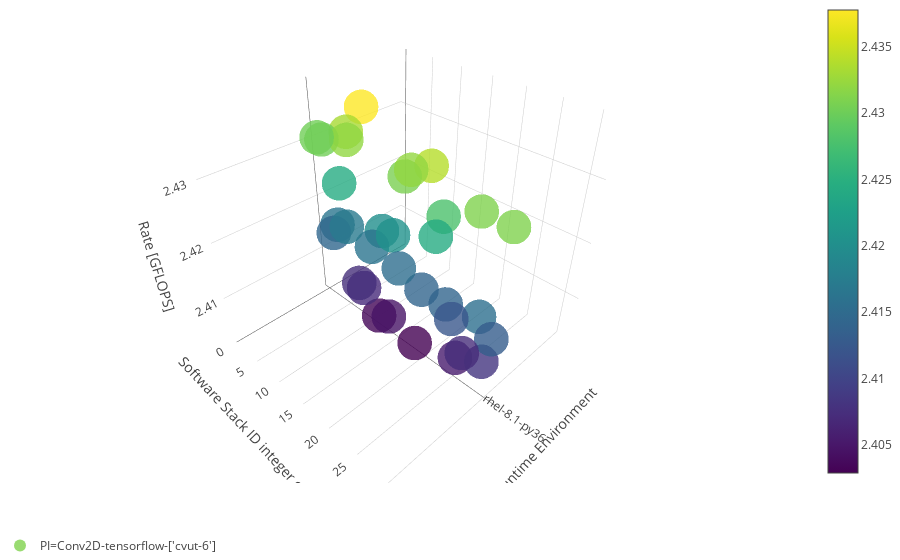

The cell this chart's notebook holds for it:
### Code cell
inspection.create_inspection_3d_plot(plot_df=plot_df, quantity="rate", identifiers_inspections=IDENTIFIERS_INSPECTION)

### Figure 1 — Plotly figure (JSON) as saved in the notebook; plotly's stock layout.template omitted (floating-point values rounded to 4 significant figures)
{"data": [{"hoverinfo": "text", "hovertext": ["absl-py==0.6.0pypi-org<br>astor==0.6.1pypi-org<br>gast==0.2.1pypi-org<br>grpcio==1.23.0pypi-org<br>h5py==2.7.0pypi-org<br>keras-applications==1.0.7pypi-org<br>keras-preprocessing==1.0.9pypi-org<br>markdown==2.6.8pypi-org<br>numpy==1.14.4pypi-org<br>protobuf==3.7.1pypi-org<br>setuptools==40.4.2pypi-org<br>six==1.11.0pypi-org<br>tensorboard==1.12.2pypi-org<br>tensorflow==1.12.2pypi-org<br>termcolor==1.1.0pypi-org<br>werkzeug==0.15.2pypi-org<br>wheel==0.32.2pypi-org", "absl-py==0.1.13pypi-org<br>astor==0.6.2pypi-org<br>gast==0.2.2pypi-org<br>grpcio==1.20.0pypi-org<br>h5py==2.9.0pypi-org<br>keras-applications==1.0.8pypi-org<br>keras-preprocessing==1.0.5pypi-org<br>numpy==1.16.2pypi-org<br>protobuf==3.8.0pypi-org<br>setuptools==25.1.3pypi-org<br>six==1.12.0pypi-org<br>tensorflow==1.13.1pypi-org<br>termcolor==1.1.0pypi-org<br>wheel==0.33.1pypi-org<br>mock==2.0.0pypi-org<br>pbr==3.1.0pypi-org<br>tensorflow-estimator==1.13.0pypi-org", "absl-py==0.1.13pypi-org<br>astor==0.6.1pypi-org<br>gast==0.3.0pypi-org<br>grpcio==1.20.0pypi-org<br>h5py==2.6.0pypi-org<br>keras-applications==1.0.7pypi-org<br>keras-preprocessing==1.0.5pypi-org<br>numpy==1.16.2pypi-org<br>protobuf==3.8.0pypi-org<br>setuptools==41.2.0pypi-org<br>six==1.12.0pypi-org<br>tensorflow==1.13.1pypi-org<br>termcolor==1.1.0pypi-org<br>wheel==0.33.5pypi-org<br>mock==2.0.0pypi-org<br>pbr==3.1.0pypi-org<br>tensorflow-estimator==1.13.0pypi-org", "numpy==1.17.2pypi-org<br>protobuf==3.5.2.post1pypi-org<br>setuptools==21.0.0pypi-org<br>six==1.10.0pypi-org<br>tensorflow==1.1.0pypi-org<br>werkzeug==0.15.5pypi-org<br>wheel==0.32.3pypi-org", "absl-py==0.2.0pypi-org<br>astor==0.6.1pypi-org<br>gast==0.2.1.post1pypi-org<br>grpcio==1.12.0pypi-org<br>markdown==2.6.9pypi-org<br>numpy==1.14.5pypi-org<br>protobuf==3.7.0pypi-org<br>setuptools==27.3.1pypi-org<br>six==1.11.0pypi-org<br>tensorboard==1.10.0pypi-org<br>tensorflow==1.10.0pypi-org<br>termcolor==1.1.0pypi-org<br>werkzeug==0.11.13pypi-org<br>wheel==0.32.3pypi-org", "numpy==1.17.3pypi-org<br>protobuf==3.4.0pypi-org<br>setuptools==28.1.0pypi-org<br>six==1.10.0pypi-org<br>tensorflow==1.0.0pypi-org<br>wheel==0.33.6pypi-org", "absl-py==0.8.1pypi-org<br>astor==0.7.1pypi-org<br>gast==0.2.1.post0pypi-org<br>grpcio==1.22.1pypi-org<br>markdown==3.0pypi-org<br>numpy==1.14.4pypi-org<br>protobuf==3.6.0pypi-org<br>setuptools==37.0.0pypi-org<br>six==1.10.0pypi-org<br>tensorboard==1.11.0pypi-org<br>tensorflow==1.6.0pypi-org<br>werkzeug==0.14pypi-org<br>wheel==0.31.0pypi-org", "numpy==1.16.0pypi-org<br>protobuf==3.9.1pypi-org<br>setuptools==30.3.0pypi-org<br>six==1.11.0pypi-org<br>tensorflow==1.0.1pypi-org<br>wheel==0.30.0pypi-org", "absl-py==0.1.13pypi-org<br>astor==0.6pypi-org<br>gast==0.2.1.post0pypi-org<br>grpcio==1.24.0pypi-org<br>markdown==2.6.8pypi-org<br>numpy==1.14.4pypi-org<br>protobuf==3.6.0pypi-org<br>setuptools==37.0.0pypi-org<br>six==1.12.0pypi-org<br>tensorboard==1.11.0pypi-org<br>tensorflow==1.6.0pypi-org<br>termcolor==1.1.0pypi-org<br>werkzeug==0.16.0pypi-org<br>wheel==0.31.0pypi-org", "absl-py==0.7.1pypi-org<br>astor==0.7.0pypi-org<br>gast==0.2.1.post1pypi-org<br>grpcio==1.22.0pypi-org<br>markdown==3.0pypi-org<br>numpy==1.14.2pypi-org<br>protobuf==3.6.1pypi-org<br>setuptools==32.1.0pypi-org<br>six==1.10.0pypi-org<br>tensorboard==1.10.0pypi-org<br>tensorflow==1.10.1pypi-org<br>termcolor==1.1.0pypi-org<br>werkzeug==0.11.12pypi-org<br>wheel==0.30.0pypi-org", "absl-py==0.6.1pypi-org<br>astor==0.6.1pypi-org<br>gast==0.2.1.post0pypi-org<br>grpcio==1.23.0pypi-org<br>h5py==2.8.0pypi-org<br>keras-applications==1.0.7pypi-org<br>keras-preprocessing==1.0.9pypi-org<br>markdown==2.6.8pypi-org<br>numpy==1.16.4pypi-org<br>protobuf==3.7.1pypi-org<br>setuptools==40.4.2pypi-org<br>six==1.11.0pypi-org<br>tensorboard==1.12.2pypi-org<br>tensorflow==1.12.2pypi-org<br>termcolor==1.1.0pypi-org<br>werkzeug==0.12pypi-org<br>wheel==0.31.1pypi-org", "numpy==1.14.1pypi-org<br>protobuf==3.9.2pypi-org<br>setuptools==32.1.3pypi-org<br>six==1.12.0pypi-org<br>tensorflow==1.0.0pypi-org<br>wheel==0.28.0pypi-org", "numpy==1.16.0pypi-org<br>protobuf==3.5.2.post1pypi-org<br>setuptools==38.0.0pypi-org<br>six==1.10.0pypi-org<br>tensorflow==1.0.0pypi-org<br>wheel==0.33.6pypi-org", "numpy==1.12.1pypi-org<br>protobuf==3.6.1pypi-org<br>setuptools==25.1.3pypi-org<br>six==1.11.0pypi-org<br>tensorflow==1.0.1pypi-org<br>wheel==0.29.0pypi-org", "numpy==1.17.2pypi-org<br>protobuf==3.6.1pypi-org<br>setuptools==39.1.0pypi-org<br>six==1.12.0pypi-org<br>tensorflow==0.12.1pypi-org<br>wheel==0.33.1pypi-org", "numpy==1.15.2pypi-org<br>protobuf==3.9.2pypi-org<br>setuptools==32.1.3pypi-org<br>six==1.12.0pypi-org<br>tensorflow==1.0.0pypi-org<br>wheel==0.28.0pypi-org", "absl-py==0.1.11pypi-org<br>astor==0.6pypi-org<br>gast==0.2.1.post1pypi-org<br>grpcio==1.22.1pypi-org<br>h5py==2.7.1pypi-org<br>keras-applications==1.0.7pypi-org<br>keras-preprocessing==1.0.5pypi-org<br>markdown==2.6.8pypi-org<br>numpy==1.14.5pypi-org<br>protobuf==3.9.1pypi-org<br>setuptools==23.1.0pypi-org<br>six==1.10.0pypi-org<br>tensorboard==1.12.0pypi-org<br>tensorflow==1.12.2pypi-org<br>termcolor==1.1.0pypi-org<br>werkzeug==0.11.14pypi-org<br>wheel==0.32.0pypi-org", "numpy==1.15.4pypi-org<br>protobuf==3.9.1pypi-org<br>setuptools==40.4.1pypi-org<br>six==1.10.0pypi-org<br>tensorflow==1.1.0pypi-org<br>werkzeug==0.11.10pypi-org<br>wheel==0.32.0pypi-org", "absl-py==0.7.1pypi-org<br>astor==0.7.1pypi-org<br>gast==0.2.1.post1pypi-org<br>grpcio==1.23.1pypi-org<br>h5py==2.8.0pypi-org<br>keras-applications==1.0.7pypi-org<br>keras-preprocessing==1.0.9pypi-org<br>markdown==3.0.1pypi-org<br>numpy==1.17.3pypi-org<br>protobuf==3.10.0pypi-org<br>setuptools==24.1.0pypi-org<br>six==1.10.0pypi-org<br>tensorboard==1.13.0pypi-org<br>tensorflow==1.13.1pypi-org<br>termcolor==1.1.0pypi-org<br>werkzeug==0.15.2pypi-org<br>wheel==0.31.1pypi-org<br>mock==3.0.3pypi-org<br>tensorflow-estimator==1.13.0pypi-org", "absl-py==0.7.0pypi-org<br>astor==0.6.2pypi-org<br>gast==0.3.1pypi-org<br>grpcio==1.11.0pypi-org<br>h5py==2.8.0pypi-org<br>keras-applications==1.0.7pypi-org<br>keras-preprocessing==1.0.5pypi-org<br>markdown==3.0pypi-org<br>numpy==1.15.2pypi-org<br>protobuf==3.9.1pypi-org<br>setuptools==20.3.1pypi-org<br>six==1.12.0pypi-org<br>tensorboard==1.13.1pypi-org<br>tensorflow==1.13.1pypi-org<br>termcolor==1.1.0pypi-org<br>werkzeug==0.12.1pypi-org<br>wheel==0.33.1pypi-org<br>mock==3.0.1pypi-org<br>tensorflow-estimator==1.13.0pypi-org", "absl-py==0.7.1pypi-org<br>astor==0.7.1pypi-org<br>gast==0.2.1.post0pypi-org<br>grpcio==1.11.0pypi-org<br>h5py==2.8.0pypi-org<br>keras-applications==1.0.7pypi-org<br>keras-preprocessing==1.0.9pypi-org<br>markdown==3.0.1pypi-org<br>numpy==1.17.3pypi-org<br>protobuf==3.10.0pypi-org<br>setuptools==40.4.1pypi-org<br>six==1.10.0pypi-org<br>tensorboard==1.13.0pypi-org<br>tensorflow==1.13.1pypi-org<br>termcolor==1.1.0pypi-org<br>werkzeug==0.15.2pypi-org<br>wheel==0.33.4pypi-org<br>mock==3.0.2pypi-org<br>tensorflow-estimator==1.13.0pypi-org", "numpy==1.15.3pypi-org<br>protobuf==3.9.0pypi-org<br>setuptools==40.1.1pypi-org<br>six==1.10.0pypi-org<br>tensorflow==1.0.1pypi-org<br>wheel==0.33.0pypi-org", "numpy==1.16.2pypi-org<br>protobuf==3.1.0pypi-org<br>setuptools==24.2.1pypi-org<br>six==1.10.0pypi-org<br>tensorflow==1.0.0pypi-org<br>wheel==0.30.0pypi-org", "absl-py==0.1.8pypi-org<br>astor==0.7.0pypi-org<br>gast==0.2.1pypi-org<br>grpcio==1.10.1pypi-org<br>markdown==3.0pypi-org<br>numpy==1.16.3pypi-org<br>protobuf==3.9.0pypi-org<br>setuptools==22.0.1pypi-org<br>six==1.10.0pypi-org<br>tensorboard==1.10.0pypi-org<br>tensorflow==1.6.0pypi-org<br>termcolor==1.1.0pypi-org<br>werkzeug==0.11.14pypi-org<br>wheel==0.26.0pypi-org", "numpy==1.16.0pypi-org<br>protobuf==3.9.1pypi-org<br>setuptools==38.1.0pypi-org<br>six==1.11.0pypi-org<br>tensorflow==1.0.1pypi-org<br>wheel==0.33.4pypi-org", "absl-py==0.5.0pypi-org<br>astor==0.7.1pypi-org<br>gast==0.2.1.post0pypi-org<br>grpcio==1.23.0pypi-org<br>markdown==3.0pypi-org<br>numpy==1.14.1pypi-org<br>protobuf==3.9.2pypi-org<br>setuptools==21.0.0pypi-org<br>six==1.12.0pypi-org<br>tensorboard==1.8.0pypi-org<br>tensorflow==1.9.0pypi-org<br>termcolor==1.1.0pypi-org<br>werkzeug==0.15.4pypi-org<br>wheel==0.28.0pypi-org<br>bleach==1.5.0pypi-org<br>html5lib==0.9999999pypi-org", "absl-py==0.1.7pypi-org<br>astor==0.6.2pypi-org<br>gast==0.2.2pypi-org<br>grpcio==1.8.6pypi-org<br>h5py==2.8.0pypi-org<br>keras-applications==1.0.7pypi-org<br>keras-preprocessing==1.0.5pypi-org<br>markdown==2.6.11pypi-org<br>numpy==1.14.5pypi-org<br>protobuf==3.9.2pypi-org<br>setuptools==22.0.5pypi-org<br>six==1.11.0pypi-org<br>tensorboard==1.12.0pypi-org<br>tensorflow==1.12.2pypi-org<br>termcolor==1.1.0pypi-org<br>werkzeug==0.12.2pypi-org<br>wheel==0.26.0pypi-org", "absl-py==0.1.6pypi-org<br>astor==0.7.0pypi-org<br>gast==0.2.1.post1pypi-org<br>grpcio==1.22.0pypi-org<br>markdown==3.0.1pypi-org<br>numpy==1.14.5pypi-org<br>protobuf==3.7.0pypi-org<br>setuptools==27.2.0pypi-org<br>six==1.11.0pypi-org<br>tensorboard==1.10.0pypi-org<br>tensorflow==1.10.1pypi-org<br>termcolor==1.1.0pypi-org<br>werkzeug==0.14pypi-org<br>wheel==0.30.0pypi-org", "absl-py==0.1.11pypi-org<br>astor==0.6pypi-org<br>gast==0.2.1.post1pypi-org<br>grpcio==1.22.1pypi-org<br>h5py==2.7.1pypi-org<br>keras-applications==1.0.7pypi-org<br>keras-preprocessing==1.0.5pypi-org<br>markdown==2.6.8pypi-org<br>numpy==1.14.5pypi-org<br>protobuf==3.9.1pypi-org<br>setuptools==23.1.0pypi-org<br>six==1.10.0pypi-org<br>tensorboard==1.12.0pypi-org<br>tensorflow==1.12.2pypi-org<br>termcolor==1.1.0pypi-org<br>werkzeug==0.11.14pypi-org<br>wheel==0.32.0pypi-org", "numpy==1.17.2pypi-org<br>protobuf==3.6.1pypi-org<br>setuptools==40.6.0pypi-org<br>six==1.12.0pypi-org<br>tensorflow==0.12.1pypi-org<br>wheel==0.33.1pypi-org", "absl-py==0.7.0pypi-org<br>astor==0.6.2pypi-org<br>gast==0.2.1.post1pypi-org<br>grpcio==1.11.0pypi-org<br>h5py==2.10.0pypi-org<br>keras-applications==1.0.7pypi-org<br>keras-preprocessing==1.0.5pypi-org<br>markdown==2.6.9pypi-org<br>numpy==1.15.2pypi-org<br>protobuf==3.9.1pypi-org<br>setuptools==20.3.1pypi-org<br>six==1.12.0pypi-org<br>tensorboard==1.13.1pypi-org<br>tensorflow==1.13.1pypi-org<br>termcolor==1.1.0pypi-org<br>werkzeug==0.12.1pypi-org<br>wheel==0.33.1pypi-org<br>mock==3.0.1pypi-org<br>tensorflow-estimator==1.13.0pypi-org", "absl-py==0.7.0pypi-org<br>astor==0.8.0pypi-org<br>gast==0.2.1pypi-org<br>grpcio==1.10.1pypi-org<br>markdown==3.0pypi-org<br>numpy==1.16.3pypi-org<br>protobuf==3.9.0pypi-org<br>setuptools==22.0.1pypi-org<br>six==1.12.0pypi-org<br>tensorboard==1.12.1pypi-org<br>tensorflow==1.6.0pypi-org<br>termcolor==1.1.0pypi-org<br>werkzeug==0.15.0pypi-org<br>wheel==0.26.0pypi-org", "numpy==1.17.2pypi-org<br>protobuf==3.5.2.post1pypi-org<br>setuptools==22.0.4pypi-org<br>six==1.10.0pypi-org<br>tensorflow==1.1.0pypi-org<br>werkzeug==0.15.5pypi-org<br>wheel==0.32.3pypi-org"], "marker": {"color": [2.431, 2.438, 2.434, 2.42, 2.406, 2.416, 2.403, 2.414, 2.403, 2.408, 2.431, 2.414, 2.416, 2.412, 2.424, 2.413, 2.433, 2.421, 2.432, 2.431, 2.43, 2.417, 2.415, 2.405, 2.414, 2.407, 2.428, 2.407, 2.432, 2.424, 2.43, 2.408, 2.417], "colorscale": "Viridis", "opacity": 0.8, "showscale": true, "size": 12}, "mode": "markers", "name": "PI=Conv2D-tensorflow-['cvut-6']", "type": "scatter3d", "uid": "551c094b-e636-4587-b96d-2460c7391bef", "x": ["rhel-8.1-py36", "rhel-8.1-py36", "rhel-8.1-py36", "rhel-8.1-py36", "rhel-8.1-py36", "rhel-8.1-py36", "rhel-8.1-py36", "rhel-8.1-py36", "rhel-8.1-py36", "rhel-8.1-py36", "rhel-8.1-py36", "rhel-8.1-py36", "rhel-8.1-py36", "rhel-8.1-py36", "rhel-8.1-py36", "rhel-8.1-py36", "rhel-8.1-py36", "rhel-8.1-py36", "rhel-8.1-py36", "rhel-8.1-py36", "rhel-8.1-py36", "rhel-8.1-py36", "rhel-8.1-py36", "rhel-8.1-py36", "rhel-8.1-py36", "rhel-8.1-py36", "rhel-8.1-py36", "rhel-8.1-py36", "rhel-8.1-py36", "rhel-8.1-py36", "rhel-8.1-py36", "rhel-8.1-py36", "rhel-8.1-py36"], "y": [31, 9, 20, 12, 25, 28, 18, 23, 11, 29, 16, 19, 10, 24, 4, 30, 6, 14, 17, 27, 1, 3, 15, 13, 2, 26, 22, 8, 6, 21, 0, 7, 5], "z": [2.431, 2.438, 2.434, 2.42, 2.406, 2.416, 2.403, 2.414, 2.403, 2.408, 2.431, 2.414, 2.416, 2.412, 2.424, 2.413, 2.433, 2.421, 2.432, 2.431, 2.43, 2.417, 2.415, 2.405, 2.414, 2.407, 2.428, 2.407, 2.432, 2.424, 2.43, 2.408, 2.417]}], "layout": {"legend": {"orientation": "h"}, "margin": {"b": 0, "l": 0, "r": 0, "t": 0}, "scene": {"xaxis": {"title": {"text": "Runtime Environment"}}, "yaxis": {"title": {"text": "Software Stack ID integer encoded"}}, "zaxis": {"title": {"text": "Rate [GFLOPS]"}}}, "showlegend": true, "title": {"text": "PI=Conv2D"}}}
